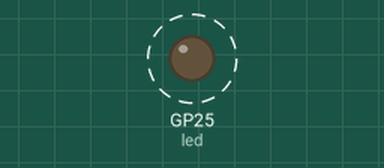
Simulated run of this program. Board: Raspberry Pi Pico running MicroPython. Shown: output pins drawn as LEDs (lit = HIGH). Dashed ring = blinking.

Above: at 0.2 s.
Timing chart, 0 to 3.0 s (numbered marks = the images above):
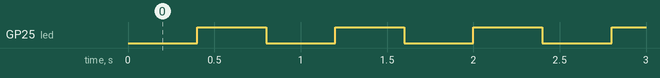

The program:

led_blink_custom_frequency.py
```python
"""
Program: LED Blink with custom frequency

Device: Raspberry Pi Pico
Programming Language: MicroPython (save as main.py to run on Pico as default)
Description: Blink the in-built Pico LED with a manually defined frequency.

"""

from machine import Pin, Timer

led = Pin("LED", Pin.OUT) # on-board LED - could also define as GPIO-25 -> Pin(25, Pin.OUT)
timer = Timer()

def ledblink(timer):

    led.toggle()

# From docs on Timer https://docs.micropython.org/en/latest/library/machine.Timer.html
    # freq - The timer frequency, in units of Hz. The upper bound of the frequency is dependent on the port. When both the freq and period arguments are given, freq has a higher priority and period is ignored.
    # period - The timer period, in milliseconds.
    # Timer.PERIODIC - The timer runs periodically at the configured frequency of the
    # callback - The callable to call upon expiration of the timer period. The callback must take one argument, which is passed the Timer object.

# Frequency-based
timer.init(freq=2.5, mode=Timer.PERIODIC, callback=ledblink)


# Millisecond-based (100ms)
# timer.init(period=100, callback=ledblink)
```

Measured:
- by itself, GP25 (led): alternates HIGH for 0.40 s and LOW for 0.40 s
